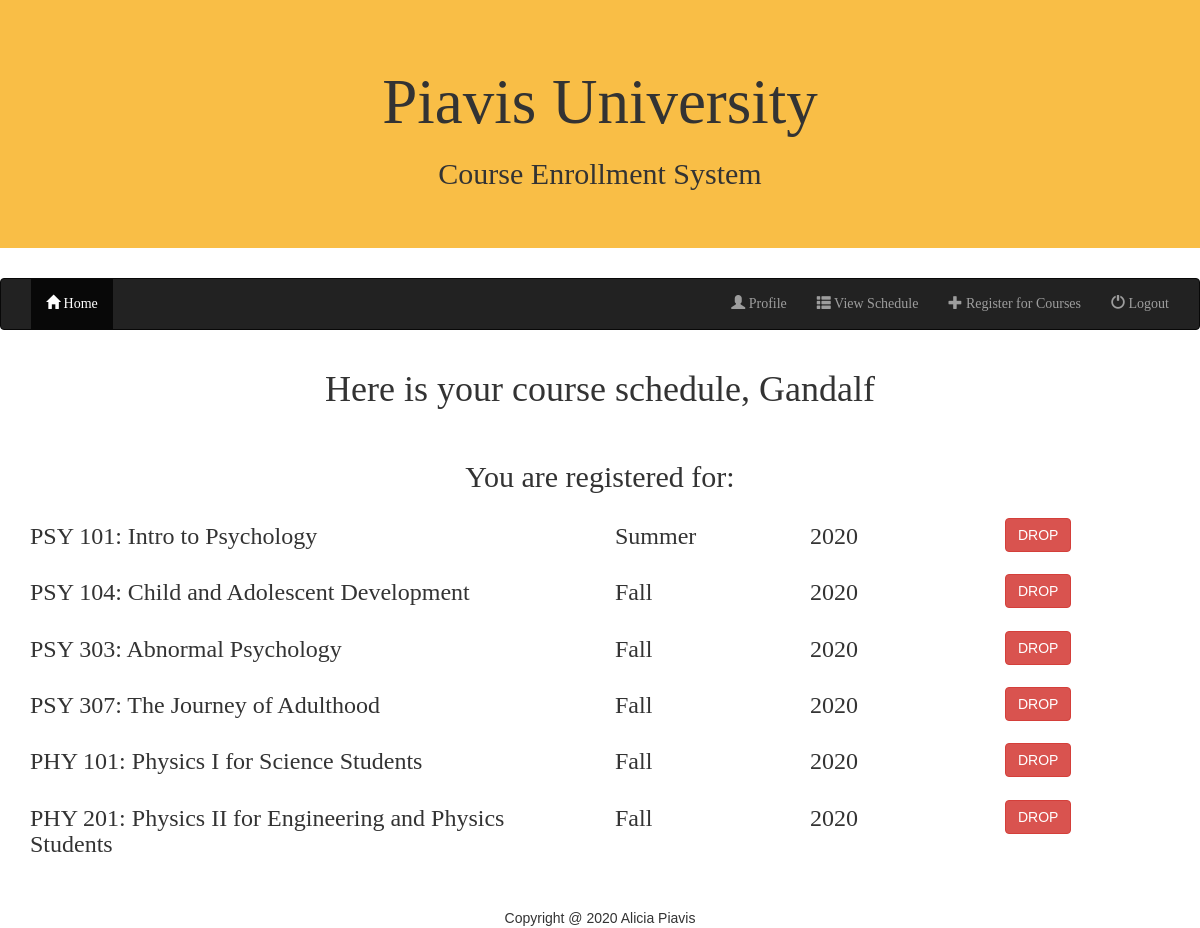
/viewSchedule.php (signed in), run on the app's committed database.
### tables this page shows
CREATE TABLE `offering` ( 
    `offering_id` INT(10) NOT NULL AUTO_INCREMENT , 
    `course_id` INT(10) NOT NULL , 
    `year` YEAR NOT NULL , 
    `semester` VARCHAR(250) NOT NULL, 
    PRIMARY KEY (`offering_id`),
    FOREIGN KEY (`course_id`) REFERENCES `course`(`course_id`)
);

CREATE TABLE `course` ( 
    `course_id` INT(10) NOT NULL AUTO_INCREMENT , 
    `courseName` VARCHAR(250) NOT NULL , 
    `maxStudents` INT NOT NULL, 
    PRIMARY KEY (`course_id`)
);

### viewSchedule.php (the view, shortened to what this page needs)
<?php
    require_once('Connect.php');
    $myConnection = $newConnection->connection;
?>
<!DOCTYPE html>
<html lang="en">
<head>
    <link rel="stylesheet" href="http://maxcdn.bootstrapcdn.com/bootstrap/3.3.6/css/bootstrap.min.css">
    <link rel="stylesheet" href="index.css">
</head>
<body>
<?php include 'master.php';?>
    <div style='margin-bottom:60px' class="container text-center">
        <?php
            if(isset($_SESSION['username'])) {
                echo "<h1>Here is your course schedule, ".$_SESSION['username']."</h1>";
                echo "<br>";
                echo "<h2>You are registered for:</h2>";
                displayCourseSchedule($myConnection,$_SESSION['studentId']);
            }
            else {
                echo "<h1>Course Schedule Page</h1>";
                echo "<h3>Please login or register</h3>";
            };
        ?>
    </div>
<?php include 'footer.php';?>
</body>
</html>
<?php
    function displayCourseSchedule($connection,$studentId) {
        $getScheduleQuery =  "SELECT enrollment.student_id, offering.offering_id, course.courseName, offering.year, offering.semester
            FROM ((enrollment
                INNER JOIN offering ON enrollment.offering_id = offering.offering_id
                    AND enrollment.student_id = $studentId)
                INNER JOIN course ON course.course_id = offering.course_id)";
        $results = mysqli_query($connection, $getScheduleQuery);
        if (mysqli_num_rows($results) != 0) {
            while($row = mysqli_fetch_assoc($results)) {
                $courseName = $row['courseName'];
                $courseYear = $row['year'];
                $courseSemester = $row['semester'];
                echo "<div class='row'>";
                    echo "<div class='col-md-6 text-left'>";
                        echo "<h3>".$courseName."</h3>";
                    echo "</div>";
                    echo "<div class='col-md-2 text-left'>";
                        echo "<h3>".$courseSemester."</h3>";
                    echo "</div>";
                    echo "<div class='col-md-2 text-left'>";
                        echo "<h3>".$courseYear."</h3>";
                    echo "</div>";
                    echo "<div style='padding-top:15px' class='col-md-2 text-left'>";
                        echo "<form method='post'>";
                            echo "<button style='font-family:sans-serif' type='submit' class='btn btn-danger' name='dropButton'>DROP</button>";
                        echo "</form>";
                    echo "</div>";
                echo "</div>";
            }
        }
    };
?>

### data on the page
offering: course.courseName "PSY 101: Intro to Psychology", semester "Summer", year "2020"
offering: course.courseName "PSY 104: Child and Adolescent Development", semester "Fall", year "2020"
offering: course.courseName "PSY 303: Abnormal Psychology", semester "Fall", year "2020"
offering: course.courseName "PSY 307: The Journey of Adulthood", semester "Fall", year "2020"
offering: course.courseName "PHY 101: Physics I for Science Students", semester "Fall", year "2020"
offering: course.courseName "PHY 201: Physics II for Engineering and Physics Students", semester "Fall", year "2020"

### other printed values
$_SESSION['username'] "Gandalf"
